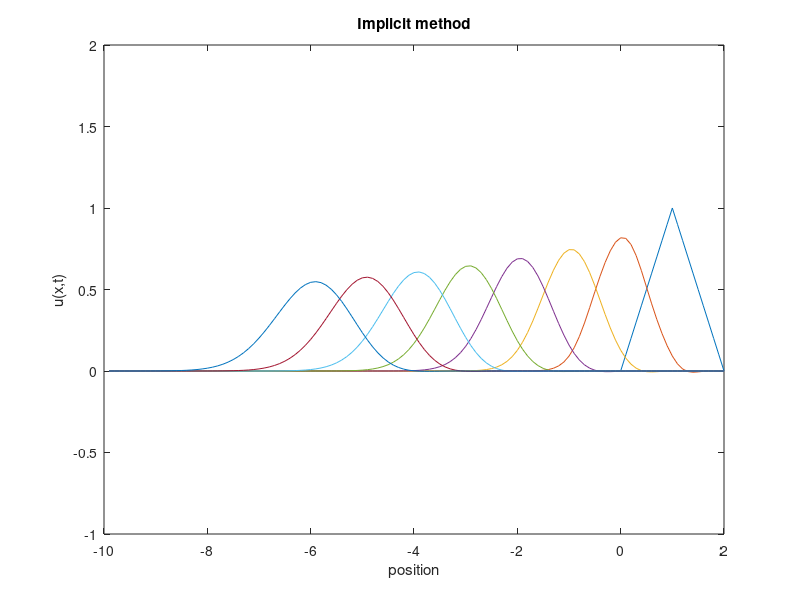

The MATLAB script that drew this image:
%2006 srping 18.086 TA Yeunwoo Cho
%HW2-(1) Implicit Method
L=10;
dx=0.1;
dt=0.05;
c=1;
d=0.05;
%Initial value
x0=[-L+dx:dx:0]';
x1=[dx:dx:1]';
x2=[1+dx:dx:2]';

u0=zeros(1,length(x0));
u1=x1;
u2=2-x2;

x=[x0' x1' x2']';
n=length(x);

u=[u0 u1' u2']';

r=c*dt/dx
R=d*(dt/(dx^2))
%algorithm
A_cdi=sparse(diag(-R*ones(n-1,1),1)+...
             diag((1+2*R)*ones(n,1))+...
             diag(-R*ones(n-1,1),-1));
         
B_cdi=sparse(diag(0.5*r*ones(n-1,1),1)+...
             diag(ones(n,1))+...
             diag(-0.5*r*ones(n-1,1),-1));         

     
plot(x,u);
hold on;
for t=dt:dt:7
    u=A_cdi\(B_cdi*u);
    if fix(t)==t
        
        plot(x,u)
        axis([-10 2 -1 2]);
    end
end
xlabel('position')
ylabel('u(x,t)')
title('Implicit method')
hold off